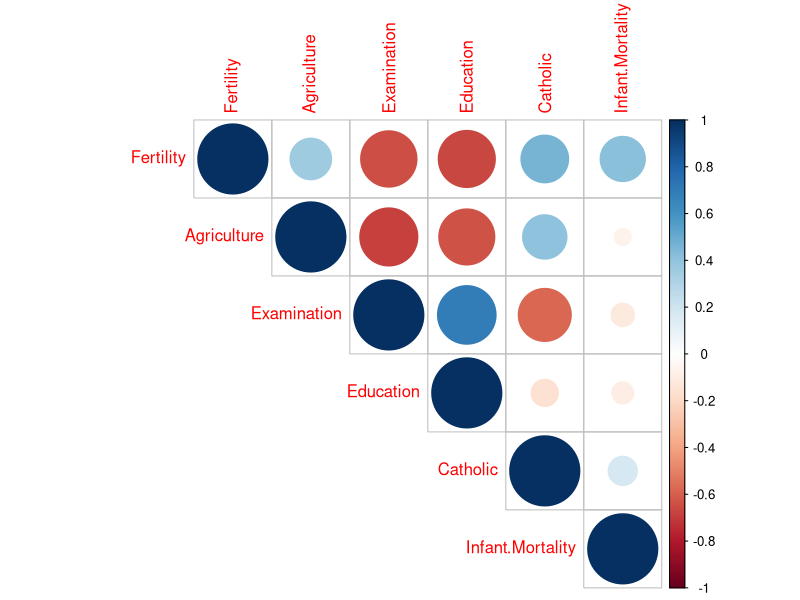
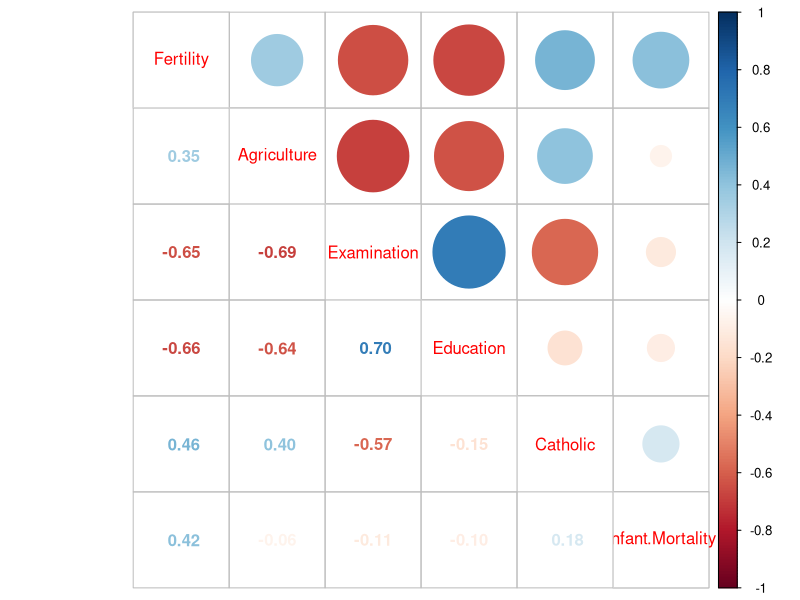

These charts were generated, in order, by the following R code:
###########################
# Bivariate Datenstruktur #
###########################

# Zusatzprogramm CORRPLOT installieren und aktivieren
install.packages("corrplot", dependencies=TRUE)
library(corrplot)

# Korrelationsmatrix als Objekt anlegen
cor_matrix <- cor(swiss)

# Korelationsmatrix mit CORRPLOT visualisieren
corrplot(cor_matrix, type="upper")

# Korrelationsmatrix mit Korrelationskoeffizienten
corrplot.mixed(cor_matrix)

# Zusatzinformationen zu CORRPLOT
help(corrplot)